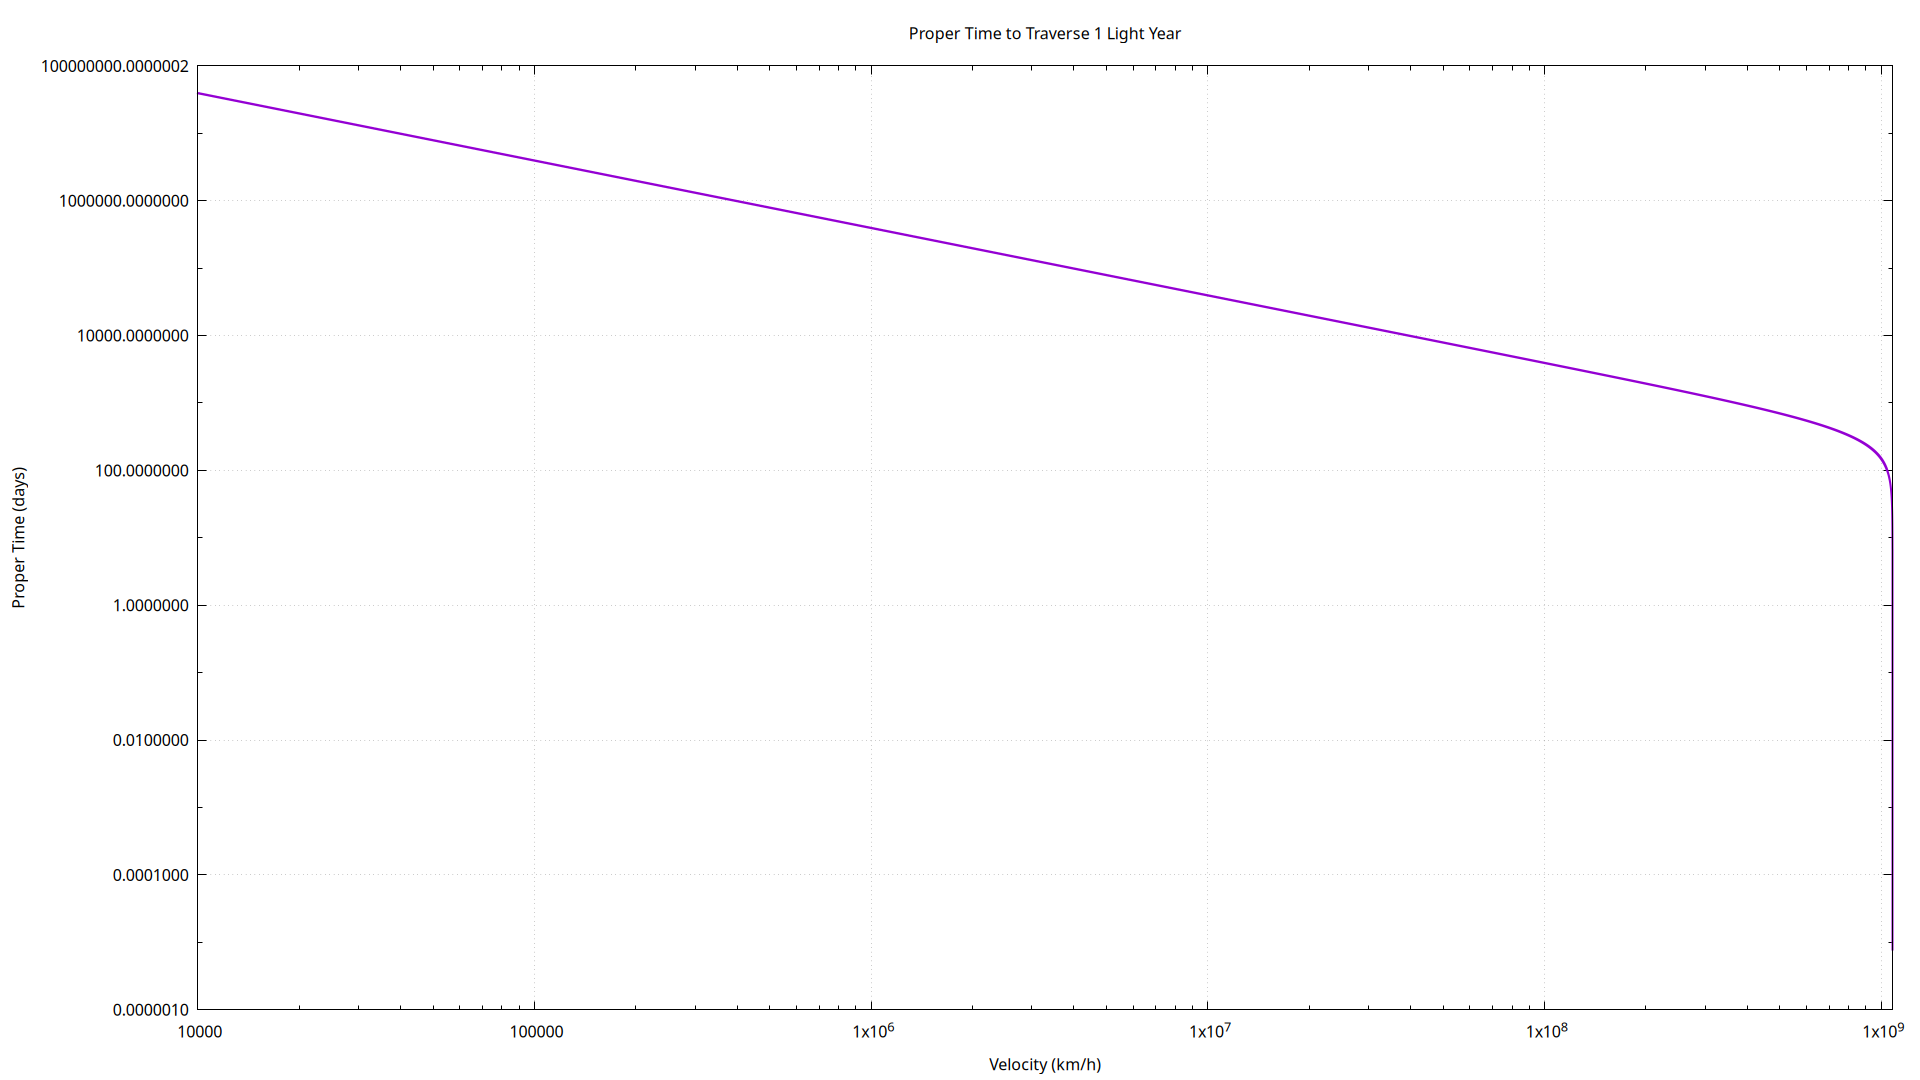

Reproduce this figure in gnuplot.
set terminal pngcairo size 1920,1080
set output 'proper-time-one-light-year.png'

c = 1079252849.0

f(v) = sqrt(1.0 - (v/c)**2) / (v/c) * 365.25

set title "Proper Time to Traverse 1 Light Year"
set xlabel "Velocity (km/h)"
set ylabel "Proper Time (days)"

set xrange [10000:c]
set logscale x
set logscale y

set grid
set key off

set samples 1000000

plot f(x) with lines lw 2
